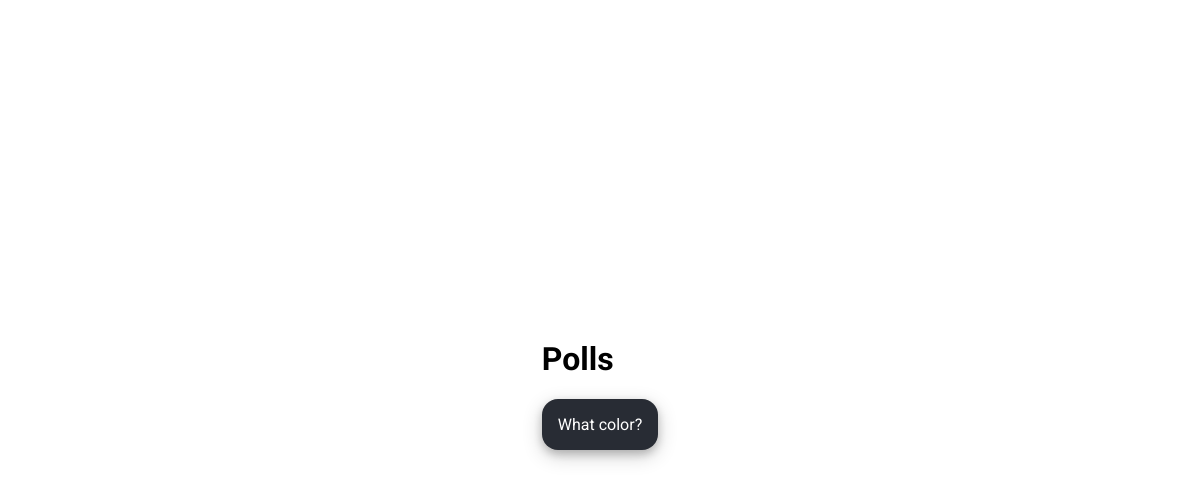
/polls/, run on an earlier commit of the app's database.
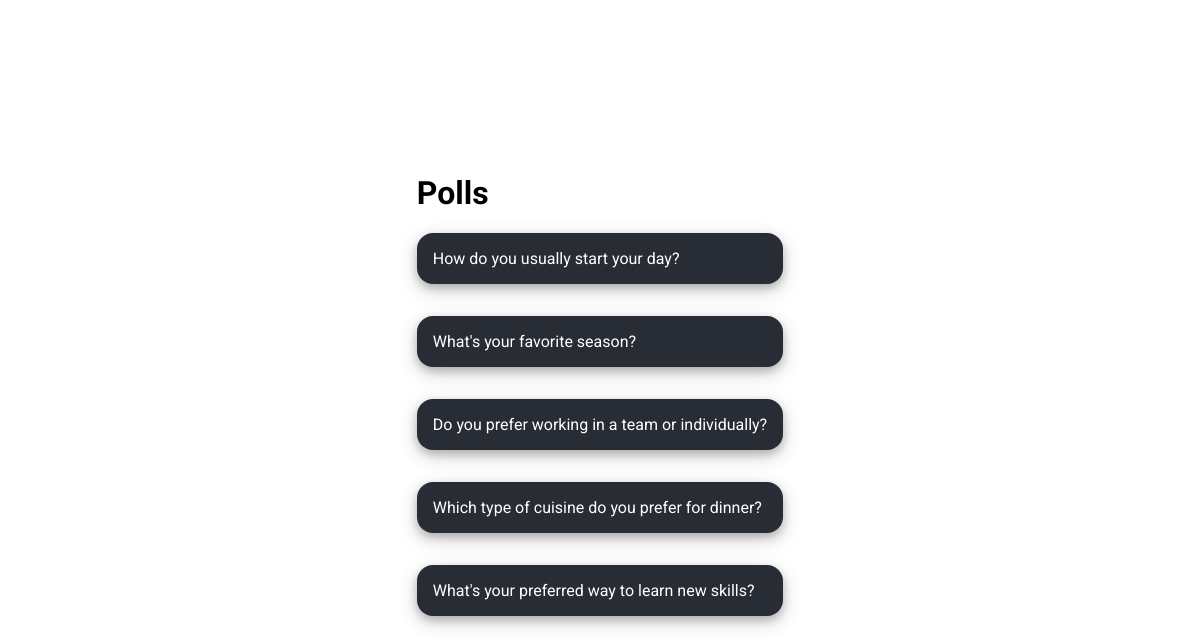
And on a later commit of the database.
### polls/models.py (models this page shows, shortened)
class Question(models.Model):
    question_text = models.CharField(max_length=200)
    pub_date = models.DateTimeField("date published")

### polls/views.py (the view)
# urls.py: path('', views.IndexView.as_view(), name='index'),
class IndexView(generic.ListView):
    template_name = 'polls/index.html'
    context_object_name = 'latest_question_list'
    def get_queryset(self):
        return Question.objects.filter(pub_date__lte=timezone.now(), id__in=Choice.objects.values('question_id')).order_by("-pub_date")[:5]

### polls/templates/polls/index.html (shortened to what this page needs)
{% extends "polls/base.html" %}
{% load static %}
{% block style %}
    <link rel="stylesheet" href="{% static 'polls/css/indexStyle.css' %}">
{% endblock %}
{% block content %}
    <main>
        <div>
            <h1>Polls</h1>
                {% if latest_question_list %}
                    <ul class="question">
                    {% for question in latest_question_list %}
                        <li><a href="{% url 'polls:detail' question.id %}">{{ question.question_text }}</a></li>
                    {% endfor %}
                    </ul>
                {% else %}
                    <p>No polls are available</p>
                {% endif %}
        </div>
    </main>
{% endblock %}

### polls/templates/polls/base.html (shortened to what this page needs)
<!DOCTYPE html>
<html lang="en">
<head>
    {% load static %}
    <link rel="stylesheet" href="{% static 'polls/css/style.css' %}">
    {% block style %}{% endblock %}
</head>
<body>
    {% block content %}
    {% endblock %}
</body>
</html>

### polls/static/polls/css/style.css (style rules this page uses)
* { box-sizing: border-box; }
body { font-family: "Roboto", system-ui; font-weight: 400; font-style: normal; margin: 0; }
main { height: 100dvh; display: flex; align-items: center; justify-content: center; }

### polls/static/polls/css/indexStyle.css (style rules this page uses)
.question { padding: 0; }
.question li { list-style-type: none; margin-bottom: 2em; }
.question li a { display: inline-block; width: 80%; max-width: 400px; border-radius: 1em; box-shadow: 0 4px 8px 0 rgba(0, 0, 0, 0.2), 0 6px 20px 0 rgba(0, 0, 0, 0.19); background-color: #282C34; width: 100%; padding: 1em 1em; text-decoration: none; color: #fff; }

What changed in the data, as far as the page shows it:
no longer on this page (row unchanged): Question: question_text "What color?"
added Question: question_text "How do you usually start your day?"
added Question: question_text "What's your favorite season?"
added Question: question_text "Do you prefer working in a team or individually?"
added Question: question_text "Which type of cuisine do you prefer for dinner?"
added Question: question_text "What's your preferred way to learn new skills?"
